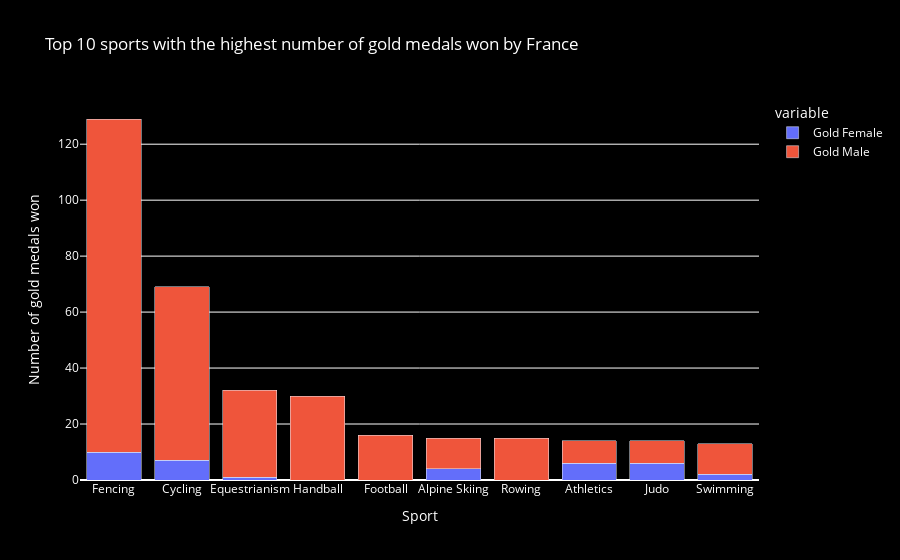

The notebook cell this image was saved under:
### Code cell
top_10_sports_gold = medal_counts.nlargest(10, 'Gold')
top_10_sports_gold_plot = px.bar(top_10_sports_gold, x=top_10_sports_gold.index, y=['Gold Female', 'Gold Male'], title='Top 10 sports with the highest number of gold medals won by France', barmode='stack')
top_10_sports_gold_plot.update_layout(
    paper_bgcolor="black",
    plot_bgcolor="black",
    font_color="white",
    yaxis_title="Number of gold medals won"
)
top_10_sports_gold_plot.show()

### Figure 1 — Plotly figure (JSON) as saved in the notebook; plotly's stock layout.template omitted (floating-point values rounded to 4 significant figures)
{"data": [{"alignmentgroup": "True", "hovertemplate": "variable=Gold Female<br>Sport=%{x}<br>value=%{y}<extra></extra>", "legendgroup": "Gold Female", "marker": {"color": "#636efa", "pattern": {"shape": ""}}, "name": "Gold Female", "offsetgroup": "Gold Female", "orientation": "v", "showlegend": true, "textposition": "auto", "type": "bar", "x": ["Fencing", "Cycling", "Equestrianism", "Handball", "Football", "Alpine Skiing", "Rowing", "Athletics", "Judo", "Swimming"], "xaxis": "x", "y": [10, 7, 1, 0, 0, 4, 0, 6, 6, 2], "yaxis": "y"}, {"alignmentgroup": "True", "hovertemplate": "variable=Gold Male<br>Sport=%{x}<br>value=%{y}<extra></extra>", "legendgroup": "Gold Male", "marker": {"color": "#EF553B", "pattern": {"shape": ""}}, "name": "Gold Male", "offsetgroup": "Gold Male", "orientation": "v", "showlegend": true, "textposition": "auto", "type": "bar", "x": ["Fencing", "Cycling", "Equestrianism", "Handball", "Football", "Alpine Skiing", "Rowing", "Athletics", "Judo", "Swimming"], "xaxis": "x", "y": [119, 62, 31, 30, 16, 11, 15, 8, 8, 11], "yaxis": "y"}], "layout": {"barmode": "stack", "font": {"color": "white"}, "legend": {"title": {"text": "variable"}, "tracegroupgap": 0}, "paper_bgcolor": "black", "plot_bgcolor": "black", "title": {"text": "Top 10 sports with the highest number of gold medals won by France"}, "xaxis": {"anchor": "y", "domain": [0, 1], "title": {"text": "Sport"}}, "yaxis": {"anchor": "x", "domain": [0, 1], "title": {"text": "Number of gold medals won"}}}}
